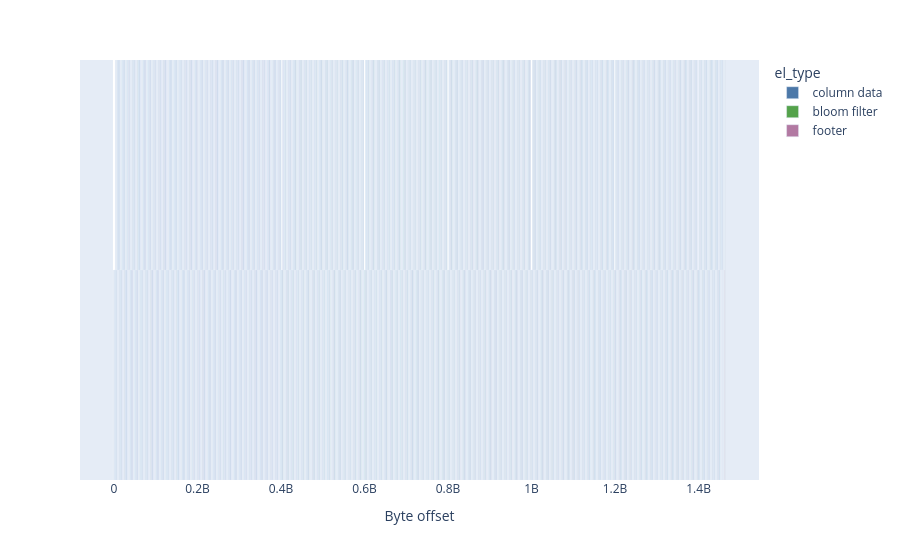

The notebook cell saved with this chart:
### Markdown cell above
Здесь и далее первым параметром является имя файла с базой метаданных

### Code cell
pqt.prepChart("/tmp/demo_otf.duckdb")

### Figure 1 — Plotly figure (JSON) as saved in the notebook; plotly's stock layout.template omitted (floating-point values rounded to 4 significant figures; data arrays with more than 128 entries replaced by an {"elided": "..."} marker saying what was removed)
{"data": [{"base": {"elided": "5405 int values"}, "customdata": {"elided": "5405x6 mixed values"}, "hovertemplate": "<b>%{customdata[0]}</b><br>type: %{customdata[1]}<br>offset: %{customdata[2]:,}<br>size: %{customdata[3]:,} bytes<br>encoding: %{customdata[4]}<extra>RG: %{customdata[5]}</extra>", "legendgroup": "column data", "marker": {"color": "#4C78A8", "pattern": {"shape": ""}}, "name": "column data", "orientation": "h", "showlegend": true, "textposition": "auto", "type": "bar", "x": {"elided": "5405 int values"}, "xaxis": "x", "y": {"elided": "5405 int values"}, "yaxis": "y"}, {"base": {"elided": "1180 int values"}, "customdata": {"elided": "1180x6 mixed values"}, "hovertemplate": "<b>%{customdata[0]}</b><br>type: %{customdata[1]}<br>offset: %{customdata[2]:,}<br>size: %{customdata[3]:,} bytes<br>encoding: %{customdata[4]}<extra>RG: %{customdata[5]}</extra>", "legendgroup": "bloom filter", "marker": {"color": "#54A24B", "pattern": {"shape": ""}}, "name": "bloom filter", "orientation": "h", "showlegend": true, "textposition": "auto", "type": "bar", "x": {"elided": "1180 int values"}, "xaxis": "x", "y": {"elided": "1180 int values"}, "yaxis": "y"}, {"base": [1462989768], "customdata": [[null, "footer", 1462989768, 446464, null, 0]], "hovertemplate": "<b>%{customdata[0]}</b><br>type: %{customdata[1]}<br>offset: %{customdata[2]:,}<br>size: %{customdata[3]:,} bytes<br>encoding: %{customdata[4]}<extra>RG: %{customdata[5]}</extra>", "legendgroup": "footer", "marker": {"color": "#B279A2", "pattern": {"shape": ""}}, "name": "footer", "orientation": "h", "showlegend": true, "textposition": "auto", "type": "bar", "x": [446464], "xaxis": "x", "y": [0], "yaxis": "y"}], "layout": {"bargap": 0, "barmode": "overlay", "legend": {"title": {"text": "el_type"}, "tracegroupgap": 0}, "margin": {"t": 60}, "showlegend": true, "xaxis": {"anchor": "y", "domain": [0, 1], "title": {"text": "Byte offset"}}, "yaxis": {"anchor": "x", "domain": [0, 1], "title": {"text": "row"}, "visible": false}}}
